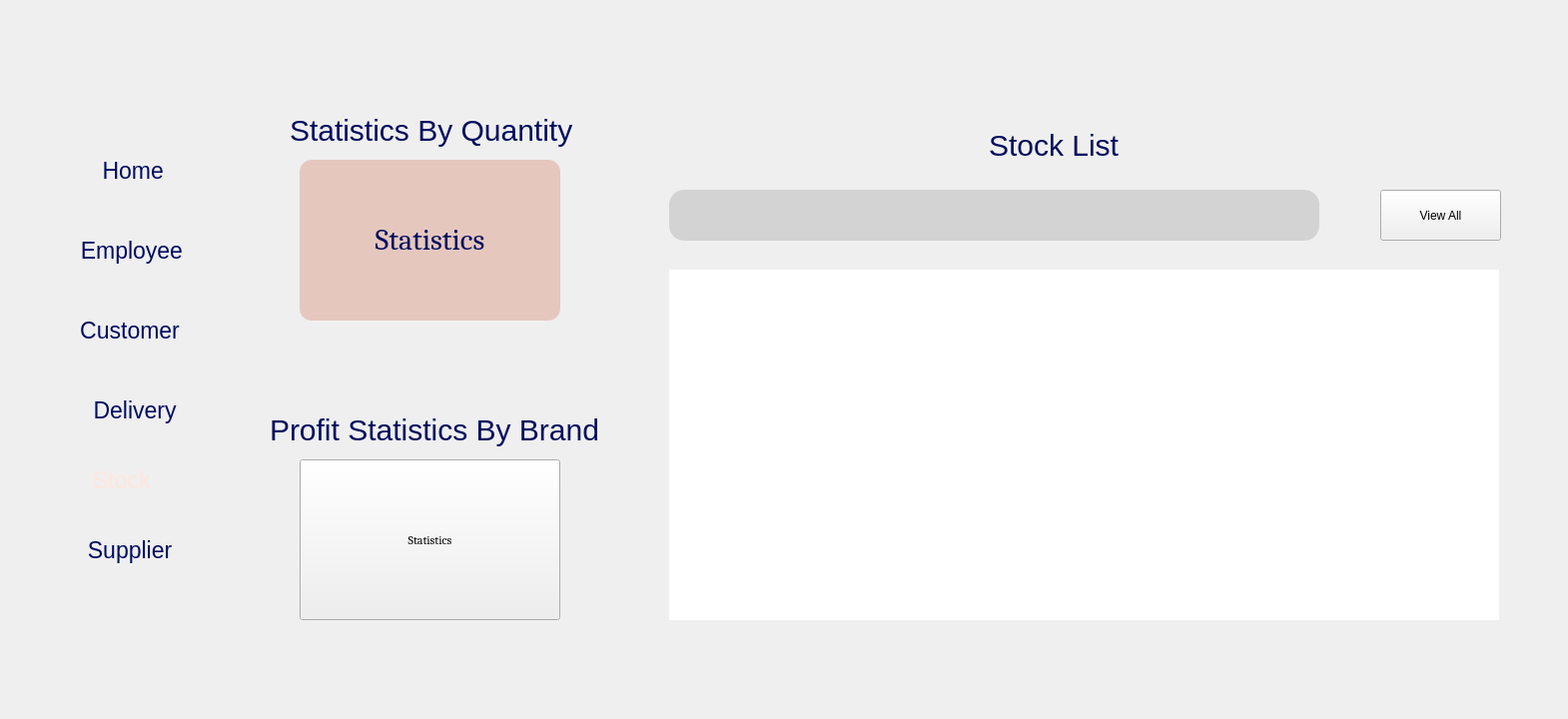
       <widget class="QWidget" name="Homeprod">
        <attribute name="title">
         <string>Home prod</string>
        </attribute>
        <widget class="QLabel" name="label_73">
         <property name="geometry">
          <rect>
           <x>0</x>
           <y>0</y>
           <width>1551</width>
           <height>691</height>
          </rect>
         </property>
         <property name="text">
          <string/>
         </property>
         <property name="pixmap">
          <pixmap>:/resources/imgs/bg.png</pixmap>
         </property>
         <property name="scaledContents">
          <bool>true</bool>
         </property>
        </widget>
        <widget class="QLabel" name="label_74">
         <property name="geometry">
          <rect>
           <x>230</x>
           <y>10</y>
           <width>1311</width>
           <height>671</height>
          </rect>
         </property>
         <property name="text">
          <string/>
         </property>
         <property name="pixmap">
          <pixmap>:/resources/imgs/bgW.png</pixmap>
         </property>
         <property name="scaledContents">
          <bool>true</bool>
         </property>
        </widget>
        <widget class="QLabel" name="label_75">
         <property name="geometry">
          <rect>
           <x>10</x>
           <y>0</y>
           <width>161</width>
           <height>131</height>
          </rect>
         </property>
         <property name="text">
          <string/>
         </property>
         <property name="pixmap">
          <pixmap>:/resources/imgs/logo.png</pixmap>
         </property>
         <property name="scaledContents">
          <bool>true</bool>
         </property>
        </widget>
        <widget class="QLabel" name="label_76">
         <property name="geometry">
          <rect>
           <x>0</x>
           <y>450</y>
           <width>231</width>
           <height>61</height>
          </rect>
         </property>
         <property name="text">
          <string/>
         </property>
         <property name="pixmap">
          <pixmap>:/resources/imgs/blue.png</pixmap>
         </property>
         <property name="scaledContents">
          <bool>true</bool>
         </property>
        </widget>
        <widget class="QPushButton" name="pushButton_2">
         <property name="geometry">
          <rect>
           <x>20</x>
           <y>460</y>
           <width>191</width>
           <height>41</height>
          </rect>
         </property>
         <property name="styleSheet">
          <string notr="true">color:#ffe6dc;
font: 9pt &quot;Cambria&quot;;
font-size: 23px;</string>
         </property>
         <property name="text">
          <string>  Stock</string>
         </property>
         <property name="icon">
          <iconset>
           <normaloff>../gestion stock/imgs/logostock.jpg</normaloff>../gestion stock/imgs/logostock.jpg</iconset>
         </property>
         <property name="iconSize">
          <size>
           <width>80</width>
           <height>100</height>
          </size>
         </property>
         <property name="flat">
          <bool>true</bool>
         </property>
        </widget>
        <widget class="QPushButton" name="pushButton_7">
         <property name="geometry">
          <rect>
           <x>240</x>
           <y>20</y>
           <width>151</width>
           <height>61</height>
          </rect>
         </property>
         <property name="text">
          <string/>
         </property>
         <property name="icon">
          <iconset>
           <normaloff>:/resources/imgs/undo.png</normaloff>:/resources/imgs/undo.png</iconset>
         </property>
         <property name="iconSize">
          <size>
           <width>45</width>
           <height>65</height>
          </size>
         </property>
         <property name="flat">
          <bool>true</bool>
         </property>
        </widget>
        <widget class="QLabel" name="label_77">
         <property name="geometry">
          <rect>
           <x>230</x>
           <y>80</y>
           <width>421</width>
           <height>311</height>
          </rect>
         </property>
         <property name="text">
          <string/>
         </property>
         <property name="pixmap">
          <pixmap>:/resources/imgs/stat.png</pixmap>
         </property>
         <property name="scaledContents">
          <bool>true</bool>
         </property>
        </widget>
        <widget class="QPushButton" name="statisticsBtn">
         <property name="geometry">
          <rect>
           <x>300</x>
           <y>160</y>
           <width>261</width>
           <height>161</height>
          </rect>
         </property>
         <property name="font">
          <font>
           <family>Cambria</family>
           <pointsize>-1</pointsize>
          </font>
         </property>
         <property name="styleSheet">
          <string notr="true">#statisticsBtn {
    color: #000c5e; /* Default text color */
    font-size: 30px;
    background-color: #e5c7bd; /* Default background color */
    border: 0px solid;
    border-radius: 12px;
    box-sizing: border-box;
    transition: background-color 0.3s, transform 0.1s ease; /* Smooth animation for hover and press effects */
}

#statisticsBtn:hover {
    background-color: #d4b3a7; /* Slightly darker shade for hover effect */
    color: #000944; /* Slightly darker text color for hover */
    cursor: pointer; /* Changes cursor to pointer */
}

#statisticsBtn:pressed {
    background-color: #c49f94; /* Even darker shade for pressed effect */
    color: #000722; /* Darker text color for pressed */
    transform: scale(0.95); /* Makes the button slightly smaller on press */
}</string>
         </property>
         <property name="text">
          <string>Statistics</string>
         </property>
         <property name="icon">
          <iconset>
           <normaloff>:/resources/imgs/diagramme-circulaire.png</normaloff>:/resources/imgs/diagramme-circulaire.png</iconset>
         </property>
         <property name="iconSize">
          <size>
           <width>70</width>
           <height>70</height>
          </size>
         </property>
        </widget>
        <widget class="QLabel" name="label_78">
         <property name="geometry">
          <rect>
           <x>230</x>
           <y>380</y>
           <width>421</width>
           <height>311</height>
          </rect>
         </property>
         <property name="styleSheet">
          <string notr="true">color:#000c5e;
font-size: 35px;
</string>
         </property>
         <property name="text">
          <string/>
         </property>
         <property name="pixmap">
          <pixmap>:/resources/imgs/stat.png</pixmap>
         </property>
         <property name="scaledContents">
          <bool>true</bool>
         </property>
        </widget>
        <widget class="QPushButton" name="stat_2">
         <property name="geometry">
          <rect>
           <x>300</x>
           <y>460</y>
           <width>261</width>
           <height>161</height>
          </rect>
         </property>
         <property name="font">
          <font>
           <family>Cambria</family>
          </font>
         </property>
         <property name="styleSheet">
          <string notr="true">#stat {
    color: #000c5e; /* Default text color */
    font-size: 30px;
    background-color: #e5c7bd; /* Default background color */
    border: 0px solid;
    border-radius: 12px;
    box-sizing: border-box;
    transition: background-color 0.3s, transform 0.1s ease; /* Smooth animation for hover and press effects */
}

#stat:hover {
    background-color: #d4b3a7; /* Slightly darker shade for hover effect */
    color: #000944; /* Slightly darker text color for hover */
    cursor: pointer; /* Changes cursor to pointer */
}

#stat:pressed {
    background-color: #c49f94; /* Even darker shade for pressed effect */
    color: #000722; /* Darker text color for pressed */
    transform: scale(0.95); /* Makes the button slightly smaller on press */
}

</string>
         </property>
         <property name="text">
          <string> Statistics </string>
         </property>
         <property name="icon">
          <iconset>
           <normaloff>:/resources/imgs/diagramme-circulaire.png</normaloff>:/resources/imgs/diagramme-circulaire.png</iconset>
         </property>
         <property name="iconSize">
          <size>
           <width>70</width>
           <height>70</height>
          </size>
         </property>
        </widget>
        <widget class="QLabel" name="label_79">
         <property name="geometry">
          <rect>
           <x>640</x>
           <y>80</y>
           <width>921</width>
           <height>631</height>
          </rect>
         </property>
         <property name="text">
          <string/>
         </property>
         <property name="pixmap">
          <pixmap>:/resources/imgs/Sal.png</pixmap>
         </property>
         <property name="scaledContents">
          <bool>true</bool>
         </property>
        </widget>
        <widget class="QTableView" name="tableView_2">
         <property name="geometry">
          <rect>
           <x>670</x>
           <y>270</y>
           <width>831</width>
           <height>351</height>
          </rect>
         </property>
         <property name="styleSheet">
          <string notr="true">QTableView {
    background-color: white;
    color: #333333;
    border: none;
    selection-background-color: #c0e4f7;
}

QTableView::item {
    padding: 8px;
}

QTableView::item:selected {
    background-color: #eeeeee;
    color: black;
    font-family: Arial;
}

QHeaderView::section {
    background-color: #000c5e  ; /* Changed to the new color */
    color: #e5c7bd; /* Changed font color */
    font-family: Arial;
    font-weight: bold;
    font-size: 13px;
    padding: 8px;
    border: none;
}

QTableView::horizontalHeader {
    background-color: #000c5e  ; /* Changed to the new color */
    color: #e5c7bd; /* Changed font color */
    padding: 8px; /* Ensures padding is consistent */
}

QTableView::verticalHeader {
    background-color: #000c5e  ; /* Changed to the new color */
    color: #e5c7bd; /* Changed font color */
    border: none;
    padding: 8px; /* Ensures padding is consistent */
}

QTableView QScrollBar:vertical {
    background-color: #ffffff;
    width: 10px;
}

QTableView QScrollBar::handle:vertical {
    background-color: #eeeeee;
    border-radius: 5px;
}

QTableView QScrollBar::add-line:vertical, QTableView QScrollBar::sub-line:vertical {
    background-color: #ffffff;
    height: 10px;
}

QTableView QScrollBar::add-page:vertical, QTableView QScrollBar::sub-page:vertical {
    background-color: #ffffff;
}

QTableView::verticalHeader::section {
    border-right: none;
}

/* Adjust the row height and column width for wider lines */
QTableView::item {
    min-height: 40px; /* Adjust this value as needed */
}

QTableView::column {
    width: 100%; /* Make columns take full width */
}</string>
         </property>
         <property name="selectionBehavior">
          <enum>QAbstractItemView::SelectItems</enum>
         </property>
        </widget>
        <widget class="QLineEdit" name="lineEdit_recherche">
         <property name="geometry">
          <rect>
           <x>670</x>
           <y>190</y>
           <width>651</width>
           <height>51</height>
          </rect>
         </property>
         <property name="styleSheet">
          <string notr="true">border: 0px solid ; /* Light gray border */
 border-radius: 15px;
  box-sizing: border-box;
  background-color:#D3D3D3; /* Light gray background */
</string>
         </property>
        </widget>
        <widget class="QPushButton" name="rfchBtn_2">
         <property name="geometry">
          <rect>
           <x>1310</x>
           <y>190</y>
           <width>93</width>
           <height>51</height>
          </rect>
         </property>
         <property name="text">
          <string/>
         </property>
         <property name="icon">
          <iconset>
           <normaloff>:/resources/imgs/mettre-a-jour-les-fleches.png</normaloff>:/resources/imgs/mettre-a-jour-les-fleches.png</iconset>
         </property>
         <property name="iconSize">
          <size>
           <width>36</width>
           <height>36</height>
          </size>
         </property>
         <property name="flat">
          <bool>true</bool>
         </property>
        </widget>
        <widget class="QPushButton" name="viewCong_2">
         <property name="geometry">
          <rect>
           <x>1382</x>
           <y>190</y>
           <width>121</width>
           <height>51</height>
          </rect>
         </property>
         <property name="styleSheet">
          <string notr="true">#viewCong{
	font: 9pt &quot;Cambria&quot;;
    color: #000c5e; /* Default text color */
    font-size: 20px;
    background-color: #e5c7bd; /* Default background color */
    border: 0px solid;
    border-radius: 12px;
    box-sizing: border-box;
    transition: background-color 0.3s, transform 0.1s ease; /* Smooth animation for hover and press effects */
}

#viewCong:hover {
    background-color: #d4b3a7; /* Slightly darker shade for hover effect */
    color: #000944; /* Slightly darker text color for hover */
    cursor: pointer; /* Changes cursor to pointer */
}

#viewCong:pressed {
    background-color: #c49f94; /* Even darker shade for pressed effect */
    color: #000722; /* Darker text color for pressed */
    transform: scale(0.95); /* Makes the button slightly smaller on press */
}</string>
         </property>
         <property name="text">
          <string>View All</string>
         </property>
        </widget>
        <widget class="QLabel" name="label_80">
         <property name="geometry">
          <rect>
           <x>290</x>
           <y>110</y>
           <width>311</width>
           <height>41</height>
          </rect>
         </property>
         <property name="styleSheet">
          <string notr="true">color:#000c5e;
font: 9pt &quot;Cambria&quot;;
font-size: 30px;
</string>
         </property>
         <property name="text">
          <string>Statistics By Quantity</string>
         </property>
        </widget>
        <widget class="QLabel" name="label_81">
         <property name="geometry">
          <rect>
           <x>270</x>
           <y>410</y>
           <width>341</width>
           <height>41</height>
          </rect>
         </property>
         <property name="styleSheet">
          <string notr="true">color:#000c5e;
font: 9pt &quot;Cambria&quot;;
font-size: 30px;
</string>
         </property>
         <property name="text">
          <string>Profit Statistics By Brand</string>
         </property>
        </widget>
        <widget class="QLabel" name="label_82">
         <property name="geometry">
          <rect>
           <x>1290</x>
           <y>20</y>
           <width>71</width>
           <height>71</height>
          </rect>
         </property>
         <property name="text">
          <string/>
         </property>
         <property name="pixmap">
          <pixmap>:/resources/imgs/picP.png</pixmap>
         </property>
        </widget>
        <widget class="QLabel" name="label_83">
         <property name="geometry">
          <rect>
           <x>990</x>
           <y>130</y>
           <width>261</width>
           <height>31</height>
          </rect>
         </property>
         <property name="styleSheet">
          <string notr="true">color:#000c5e;
font: 9pt &quot;Cambria&quot;;
font-size: 30px;</string>
         </property>
         <property name="text">
          <string>Stock List</string>
         </property>
        </widget>
        <widget class="QPushButton" name="rechercherBtn">
         <property name="geometry">
          <rect>
           <x>1252</x>
           <y>190</y>
           <width>61</width>
           <height>51</height>
          </rect>
         </property>
         <property name="text">
          <string/>
         </property>
         <property name="icon">
          <iconset>
           <normaloff>:/resources/imgs/chercher.png</normaloff>:/resources/imgs/chercher.png</iconset>
         </property>
         <property name="iconSize">
          <size>
           <width>45</width>
           <height>45</height>
          </size>
         </property>
         <property name="flat">
          <bool>true</bool>
         </property>
        </widget>
        <widget class="QPushButton" name="pushButton_8">
         <property name="geometry">
          <rect>
           <x>30</x>
           <y>140</y>
           <width>181</width>
           <height>61</height>
          </rect>
         </property>
         <property name="styleSheet">
          <string notr="true">color:#000c5e;
font: 9pt &quot;Cambria&quot;;
font-size: 23px;
</string>
         </property>
         <property name="text">
          <string>    Home</string>
         </property>
         <property name="icon">
          <iconset>
           <normaloff>:/resources/imgs/abri (1).png</normaloff>:/resources/imgs/abri (1).png</iconset>
         </property>
         <property name="iconSize">
          <size>
           <width>60</width>
           <height>80</height>
          </size>
         </property>
         <property name="flat">
          <bool>true</bool>
         </property>
        </widget>
        <widget class="QPushButton" name="pushButton_21">
         <property name="geometry">
          <rect>
           <x>40</x>
           <y>220</y>
           <width>171</width>
           <height>61</height>
          </rect>
         </property>
         <property name="styleSheet">
          <string notr="true">color:#000c5e;
font: 9pt &quot;Cambria&quot;;
font-size: 23px;
</string>
         </property>
         <property name="text">
          <string>  Employee</string>
         </property>
         <property name="icon">
          <iconset>
           <normaloff>:/resources/imgs/employes.png</normaloff>:/resources/imgs/employes.png</iconset>
         </property>
         <property name="iconSize">
          <size>
           <width>60</width>
           <height>80</height>
          </size>
         </property>
         <property name="flat">
          <bool>true</bool>
         </property>
        </widget>
        <widget class="QPushButton" name="pushButton_22">
         <property name="geometry">
          <rect>
           <x>30</x>
           <y>300</y>
           <width>181</width>
           <height>61</height>
          </rect>
         </property>
         <property name="styleSheet">
          <string notr="true">color:#000c5e;
font: 9pt &quot;Cambria&quot;;
font-size: 23px;
</string>
         </property>
         <property name="text">
          <string>   Customer</string>
         </property>
         <property name="icon">
          <iconset>
           <normaloff>:/resources/imgs/contact.png</normaloff>:/resources/imgs/contact.png</iconset>
         </property>
         <property name="iconSize">
          <size>
           <width>60</width>
           <height>80</height>
          </size>
         </property>
         <property name="flat">
          <bool>true</bool>
         </property>
        </widget>
        <widget class="QPushButton" name="pushButton_23">
         <property name="geometry">
          <rect>
           <x>40</x>
           <y>380</y>
           <width>171</width>
           <height>61</height>
          </rect>
         </property>
         <property name="styleSheet">
          <string notr="true">color:#000c5e;
font: 9pt &quot;Cambria&quot;;
font-size: 23px;
</string>
         </property>
         <property name="text">
          <string>   Delivery</string>
         </property>
         <property name="icon">
          <iconset>
           <normaloff>:/resources/imgs/livraison-rapide (1).png</normaloff>:/resources/imgs/livraison-rapide (1).png</iconset>
         </property>
         <property name="iconSize">
          <size>
           <width>60</width>
           <height>80</height>
          </size>
         </property>
         <property name="flat">
          <bool>true</bool>
         </property>
        </widget>
        <widget class="QPushButton" name="pushButton_24">
         <property name="geometry">
          <rect>
           <x>-40</x>
           <y>610</y>
           <width>151</width>
           <height>61</height>
          </rect>
         </property>
         <property name="text">
          <string/>
         </property>
         <property name="icon">
          <iconset>
           <normaloff>:/resources/imgs/deconnexion.png</normaloff>:/resources/imgs/deconnexion.png</iconset>
         </property>
         <property name="iconSize">
          <size>
           <width>60</width>
           <height>80</height>
          </size>
         </property>
         <property name="flat">
          <bool>true</bool>
         </property>
        </widget>
        <widget class="QPushButton" name="pushButton_25">
         <property name="geometry">
          <rect>
           <x>20</x>
           <y>520</y>
           <width>201</width>
           <height>61</height>
          </rect>
         </property>
         <property name="styleSheet">
          <string notr="true">color:#000c5e;
font: 9pt &quot;Cambria&quot;;
font-size: 23px;
</string>
         </property>
         <property name="text">
          <string>   Supplier</string>
         </property>
         <property name="icon">
          <iconset>
           <normaloff>:/resources/imgs/courrier.png</normaloff>:/resources/imgs/courrier.png</iconset>
         </property>
         <property name="iconSize">
          <size>
           <width>60</width>
           <height>80</height>
          </size>
         </property>
         <property name="flat">
          <bool>true</bool>
         </property>
        </widget>
       </widget>
